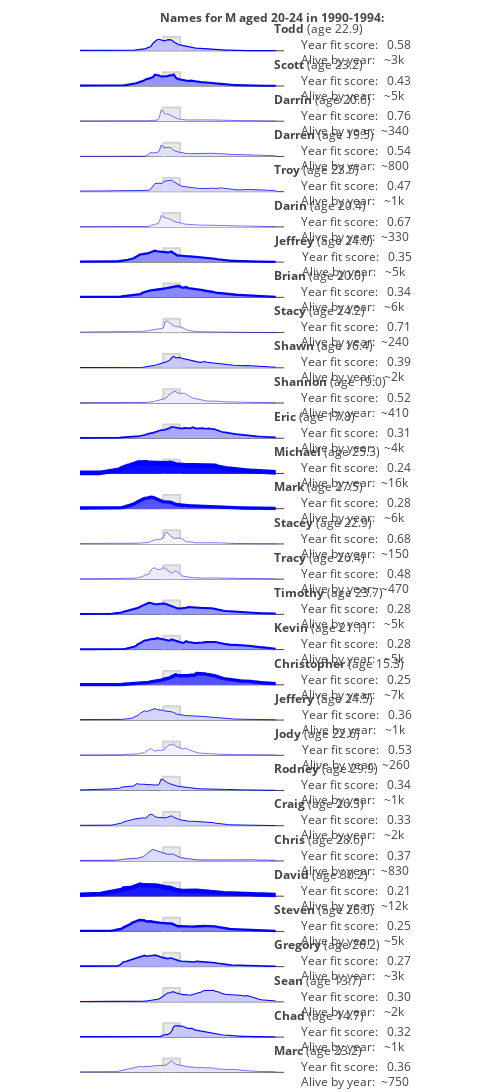

Notebook source saved alongside this figure:
### Code cell
target_range2 = [1990, 4, 20, 4, 'M']

namerange_data = get_era_names(*target_range2)

### Figure 1 — Plotly figure (JSON) as saved in the notebook; plotly's stock layout.template omitted (floating-point values rounded to 4 significant figures; data arrays with more than 128 entries replaced by an {"elided": "..."} marker saying what was removed)
{"data": [{"fill": "toself", "line": {"color": "lightgray"}, "mode": "lines", "type": "scatter", "x": [1966, 1966, 1974, 1974], "xaxis": "x2", "y": [0, 18420.0, 18420.0, 0], "yaxis": "y2"}, {"fill": "tozeroy", "fillcolor": "rgb(192.46218776691023,192.46218776691023,255)", "line": {"color": "blue", "width": 1.226}, "mode": "lines", "name": "Todd", "type": "scatter", "x": {"elided": "170 int values"}, "xaxis": "x2", "y": {"elided": "141 int values"}, "yaxis": "y2"}, {"fill": "toself", "line": {"color": "lightgray"}, "mode": "lines", "type": "scatter", "x": [1966, 1966, 1974, 1974], "xaxis": "x3", "y": [0, 37104, 37104, 0], "yaxis": "y3"}, {"fill": "tozeroy", "fillcolor": "rgb(149.2647505113304,149.2647505113304,255)", "line": {"color": "blue", "width": 2.073}, "mode": "lines", "name": "Scott", "type": "scatter", "x": {"elided": "170 int values"}, "xaxis": "x3", "y": {"elided": "141 int values"}, "yaxis": "y3"}, {"fill": "toself", "line": {"color": "lightgray"}, "mode": "lines", "type": "scatter", "x": [1966, 1966, 1974, 1974], "xaxis": "x4", "y": [0, 3908.0, 3908.0, 0], "yaxis": "y4"}, {"fill": "tozeroy", "fillcolor": "rgb(235.44969669979668,235.44969669979668,255)", "line": {"color": "blue", "width": 0.5}, "mode": "lines", "name": "Darrin", "type": "scatter", "x": {"elided": "170 int values"}, "xaxis": "x4", "y": {"elided": "141 int values"}, "yaxis": "y4"}, {"fill": "toself", "line": {"color": "lightgray"}, "mode": "lines", "type": "scatter", "x": [1966, 1966, 1974, 1974], "xaxis": "x5", "y": [0, 7122, 7122, 0], "yaxis": "y5"}, {"fill": "tozeroy", "fillcolor": "rgb(224.33762979013318,224.33762979013318,255)", "line": {"color": "blue", "width": 0.6012}, "mode": "lines", "name": "Darren", "type": "scatter", "x": {"elided": "170 int values"}, "xaxis": "x5", "y": {"elided": "141 int values"}, "yaxis": "y5"}, {"fill": "toself", "line": {"color": "lightgray"}, "mode": "lines", "type": "scatter", "x": [1966, 1966, 1974, 1974], "xaxis": "x6", "y": [0, 10140.0, 10140.0, 0], "yaxis": "y6"}, {"fill": "tozeroy", "fillcolor": "rgb(215.041828243663,215.041828243663,255)", "line": {"color": "blue", "width": 0.7835}, "mode": "lines", "name": "Troy", "type": "scatter", "x": {"elided": "170 int values"}, "xaxis": "x6", "y": {"elided": "141 int values"}, "yaxis": "y6"}, {"fill": "toself", "line": {"color": "lightgray"}, "mode": "lines", "type": "scatter", "x": [1966, 1966, 1974, 1974], "xaxis": "x7", "y": [0, 3138, 3138, 0], "yaxis": "y7"}, {"fill": "tozeroy", "fillcolor": "rgb(238.41773121834314,238.41773121834314,255)", "line": {"color": "blue", "width": 0.5}, "mode": "lines", "name": "Darin", "type": "scatter", "x": {"elided": "170 int values"}, "xaxis": "x7", "y": {"elided": "141 int values"}, "yaxis": "y7"}, {"fill": "toself", "line": {"color": "lightgray"}, "mode": "lines", "type": "scatter", "x": [1966, 1966, 1974, 1974], "xaxis": "x8", "y": [0, 40230.0, 40230.0, 0], "yaxis": "y8"}, {"fill": "tozeroy", "fillcolor": "rgb(142.6466046972527,142.6466046972527,255)", "line": {"color": "blue", "width": 2.203}, "mode": "lines", "name": "Jeffrey", "type": "scatter", "x": {"elided": "170 int values"}, "xaxis": "x8", "y": {"elided": "141 int values"}, "yaxis": "y8"}, {"fill": "toself", "line": {"color": "lightgray"}, "mode": "lines", "type": "scatter", "x": [1966, 1966, 1974, 1974], "xaxis": "x9", "y": [0, 43590.0, 43590.0, 0], "yaxis": "y9"}, {"fill": "tozeroy", "fillcolor": "rgb(135.6876414983276,135.6876414983276,255)", "line": {"color": "blue", "width": 2.339}, "mode": "lines", "name": "Brian", "type": "scatter", "x": {"elided": "170 int values"}, "xaxis": "x9", "y": {"elided": "141 int values"}, "yaxis": "y9"}, {"fill": "toself", "line": {"color": "lightgray"}, "mode": "lines", "type": "scatter", "x": [1966, 1966, 1974, 1974], "xaxis": "x10", "y": [0, 2087.0, 2087.0, 0], "yaxis": "y10"}, {"fill": "tozeroy", "fillcolor": "rgb(242.78861660099426,242.78861660099426,255)", "line": {"color": "blue", "width": 0.5}, "mode": "lines", "name": "Stacy", "type": "scatter", "x": {"elided": "170 int values"}, "xaxis": "x10", "y": {"elided": "141 int values"}, "yaxis": "y10"}, {"fill": "toself", "line": {"color": "lightgray"}, "mode": "lines", "type": "scatter", "x": [1966, 1966, 1974, 1974], "xaxis": "x11", "y": [0, 15396, 15396, 0], "yaxis": "y11"}, {"fill": "tozeroy", "fillcolor": "rgb(200.334896751298,200.334896751298,255)", "line": {"color": "blue", "width": 1.072}, "mode": "lines", "name": "Shawn", "type": "scatter", "x": {"elided": "170 int values"}, "xaxis": "x11", "y": {"elided": "141 int values"}, "yaxis": "y11"}, {"fill": "toself", "line": {"color": "lightgray"}, "mode": "lines", "type": "scatter", "x": [1966, 1966, 1974, 1974], "xaxis": "x12", "y": [0, 3617.0, 3617.0, 0], "yaxis": "y12"}, {"fill": "tozeroy", "fillcolor": "rgb(236.55419486238455,236.55419486238455,255)", "line": {"color": "blue", "width": 0.5}, "mode": "lines", "name": "Shannon", "type": "scatter", "x": {"elided": "170 int values"}, "xaxis": "x12", "y": {"elided": "141 int values"}, "yaxis": "y12"}, {"fill": "toself", "line": {"color": "lightgray"}, "mode": "lines", "type": "scatter", "x": [1966, 1966, 1974, 1974], "xaxis": "x13", "y": [0, 28280.0, 28280.0, 0], "yaxis": "y13"}, {"fill": "tozeroy", "fillcolor": "rgb(168.742662686638,168.742662686638,255)", "line": {"color": "blue", "width": 1.691}, "mode": "lines", "name": "Eric", "type": "scatter", "x": {"elided": "170 int values"}, "xaxis": "x13", "y": {"elided": "141 int values"}, "yaxis": "y13"}, {"fill": "toself", "line": {"color": "lightgray"}, "mode": "lines", "type": "scatter", "x": [1966, 1966, 1974, 1974], "xaxis": "x14", "y": [0, 111300.0, 111300.0, 0], "yaxis": "y14"}, {"fill": "tozeroy", "fillcolor": "rgb(14.057605721940263,14.057605721940263,255)", "line": {"color": "blue", "width": 4.724}, "mode": "lines", "name": "Michael", "type": "scatter", "x": {"elided": "170 int values"}, "xaxis": "x14", "y": {"elided": "141 int values"}, "yaxis": "y14"}, {"fill": "toself", "line": {"color": "lightgray"}, "mode": "lines", "type": "scatter", "x": [1966, 1966, 1974, 1974], "xaxis": "x15", "y": [0, 70480.0, 70480.0, 0], "yaxis": "y15"}, {"fill": "tozeroy", "fillcolor": "rgb(83.92335404945212,83.92335404945212,255)", "line": {"color": "blue", "width": 3.354}, "mode": "lines", "name": "Mark", "type": "scatter", "x": {"elided": "170 int values"}, "xaxis": "x15", "y": {"elided": "141 int values"}, "yaxis": "y15"}, {"fill": "toself", "line": {"color": "lightgray"}, "mode": "lines", "type": "scatter", "x": [1966, 1966, 1974, 1974], "xaxis": "x16", "y": [0, 1288.0, 1288.0, 0], "yaxis": "y16"}, {"fill": "tozeroy", "fillcolor": "rgb(246.49860937204292,246.49860937204292,255)", "line": {"color": "blue", "width": 0.5}, "mode": "lines", "name": "Stacey", "type": "scatter", "x": {"elided": "170 int values"}, "xaxis": "x16", "y": {"elided": "141 int values"}, "yaxis": "y16"}, {"fill": "toself", "line": {"color": "lightgray"}, "mode": "lines", "type": "scatter", "x": [1966, 1966, 1974, 1974], "xaxis": "x17", "y": [0, 4054.0, 4054.0, 0], "yaxis": "y17"}, {"fill": "tozeroy", "fillcolor": "rgb(234.9074566332691,234.9074566332691,255)", "line": {"color": "blue", "width": 0.5}, "mode": "lines", "name": "Tracy", "type": "scatter", "x": {"elided": "170 int values"}, "xaxis": "x17", "y": {"elided": "141 int values"}, "yaxis": "y17"}, {"fill": "toself", "line": {"color": "lightgray"}, "mode": "lines", "type": "scatter", "x": [1966, 1966, 1974, 1974], "xaxis": "x18", "y": [0, 36900, 36900, 0], "yaxis": "y18"}, {"fill": "tozeroy", "fillcolor": "rgb(149.70105486728482,149.70105486728482,255)", "line": {"color": "blue", "width": 2.065}, "mode": "lines", "name": "Timothy", "type": "scatter", "x": {"elided": "170 int values"}, "xaxis": "x18", "y": {"elided": "141 int values"}, "yaxis": "y18"}, {"fill": "toself", "line": {"color": "lightgray"}, "mode": "lines", "type": "scatter", "x": [1966, 1966, 1974, 1974], "xaxis": "x19", "y": [0, 36740.0, 36740.0, 0], "yaxis": "y19"}, {"fill": "tozeroy", "fillcolor": "rgb(150.03767731982916,150.03767731982916,255)", "line": {"color": "blue", "width": 2.058}, "mode": "lines", "name": "Kevin", "type": "scatter", "x": {"elided": "170 int values"}, "xaxis": "x19", "y": {"elided": "141 int values"}, "yaxis": "y19"}, {"fill": "toself", "line": {"color": "lightgray"}, "mode": "lines", "type": "scatter", "x": [1966, 1966, 1974, 1974], "xaxis": "x20", "y": [0, 72040.0, 72040.0, 0], "yaxis": "y20"}, {"fill": "tozeroy", "fillcolor": "rgb(81.08890493998996,81.08890493998996,255)", "line": {"color": "blue", "width": 3.41}, "mode": "lines", "name": "Christopher", "type": "scatter", "x": {"elided": "170 int values"}, "xaxis": "x20", "y": {"elided": "141 int values"}, "yaxis": "y20"}, {"fill": "toself", "line": {"color": "lightgray"}, "mode": "lines", "type": "scatter", "x": [1966, 1966, 1974, 1974], "xaxis": "x21", "y": [0, 11130.0, 11130.0, 0], "yaxis": "y21"}, {"fill": "tozeroy", "fillcolor": "rgb(212.13915435670475,212.13915435670475,255)", "line": {"color": "blue", "width": 0.8404}, "mode": "lines", "name": "Jeffery", "type": "scatter", "x": {"elided": "170 int values"}, "xaxis": "x21", "y": {"elided": "141 int values"}, "yaxis": "y21"}, {"fill": "toself", "line": {"color": "lightgray"}, "mode": "lines", "type": "scatter", "x": [1966, 1966, 1974, 1974], "xaxis": "x22", "y": [0, 2045.0, 2045.0, 0], "yaxis": "y22"}, {"fill": "tozeroy", "fillcolor": "rgb(242.9734136658298,242.9734136658298,255)", "line": {"color": "blue", "width": 0.5}, "mode": "lines", "name": "Jody", "type": "scatter", "x": {"elided": "170 int values"}, "xaxis": "x22", "y": {"elided": "141 int values"}, "yaxis": "y22"}, {"fill": "toself", "line": {"color": "lightgray"}, "mode": "lines", "type": "scatter", "x": [1966, 1966, 1974, 1974], "xaxis": "x23", "y": [0, 13300.0, 13300.0, 0], "yaxis": "y23"}, {"fill": "tozeroy", "fillcolor": "rgb(206.01837598051657,206.01837598051657,255)", "line": {"color": "blue", "width": 0.9604}, "mode": "lines", "name": "Rodney", "type": "scatter", "x": {"elided": "170 int values"}, "xaxis": "x23", "y": {"elided": "141 int values"}, "yaxis": "y23"}, {"fill": "toself", "line": {"color": "lightgray"}, "mode": "lines", "type": "scatter", "x": [1966, 1966, 1974, 1974], "xaxis": "x24", "y": [0, 12860.0, 12860.0, 0], "yaxis": "y24"}, {"fill": "tozeroy", "fillcolor": "rgb(207.22992934584755,207.22992934584755,255)", "line": {"color": "blue", "width": 0.9367}, "mode": "lines", "name": "Craig", "type": "scatter", "x": {"elided": "170 int values"}, "xaxis": "x24", "y": {"elided": "141 int values"}, "yaxis": "y24"}, {"fill": "toself", "line": {"color": "lightgray"}, "mode": "lines", "type": "scatter", "x": [1966, 1966, 1974, 1974], "xaxis": "x25", "y": [0, 8650.0, 8650.0, 0], "yaxis": "y25"}, {"fill": "tozeroy", "fillcolor": "rgb(219.5267267798409,219.5267267798409,255)", "line": {"color": "blue", "width": 0.6956}, "mode": "lines", "name": "Chris", "type": "scatter", "x": {"elided": "170 int values"}, "xaxis": "x25", "y": {"elided": "141 int values"}, "yaxis": "y25"}, {"fill": "toself", "line": {"color": "lightgray"}, "mode": "lines", "type": "scatter", "x": [1966, 1966, 1974, 1974], "xaxis": "x26", "y": [0, 103600.0, 103600.0, 0], "yaxis": "y26"}, {"fill": "tozeroy", "fillcolor": "rgb(26.63209161184136,26.63209161184136,255)", "line": {"color": "blue", "width": 4.478}, "mode": "lines", "name": "David", "type": "scatter", "x": {"elided": "170 int values"}, "xaxis": "x26", "y": {"elided": "141 int values"}, "yaxis": "y26"}, {"fill": "toself", "line": {"color": "lightgray"}, "mode": "lines", "type": "scatter", "x": [1966, 1966, 1974, 1974], "xaxis": "x27", "y": [0, 46070.0, 46070.0, 0], "yaxis": "y27"}, {"fill": "tozeroy", "fillcolor": "rgb(130.6309694797253,130.6309694797253,255)", "line": {"color": "blue", "width": 2.439}, "mode": "lines", "name": "Steven", "type": "scatter", "x": {"elided": "170 int values"}, "xaxis": "x27", "y": {"elided": "141 int values"}, "yaxis": "y27"}, {"fill": "toself", "line": {"color": "lightgray"}, "mode": "lines", "type": "scatter", "x": [1966, 1966, 1974, 1974], "xaxis": "x28", "y": [0, 26350.0, 26350.0, 0], "yaxis": "y28"}, {"fill": "tozeroy", "fillcolor": "rgb(173.20069768913908,173.20069768913908,255)", "line": {"color": "blue", "width": 1.604}, "mode": "lines", "name": "Gregory", "type": "scatter", "x": {"elided": "170 int values"}, "xaxis": "x28", "y": {"elided": "141 int values"}, "yaxis": "y28"}, {"fill": "toself", "line": {"color": "lightgray"}, "mode": "lines", "type": "scatter", "x": [1966, 1966, 1974, 1974], "xaxis": "x29", "y": [0, 14420.0, 14420.0, 0], "yaxis": "y29"}, {"fill": "tozeroy", "fillcolor": "rgb(202.95726401410104,202.95726401410104,255)", "line": {"color": "blue", "width": 1.02}, "mode": "lines", "name": "Sean", "type": "scatter", "x": {"elided": "170 int values"}, "xaxis": "x29", "y": {"elided": "141 int values"}, "yaxis": "y29"}, {"fill": "toself", "line": {"color": "lightgray"}, "mode": "lines", "type": "scatter", "x": [1966, 1966, 1974, 1974], "xaxis": "x30", "y": [0, 16080.0, 16080.0, 0], "yaxis": "y30"}, {"fill": "tozeroy", "fillcolor": "rgb(198.52653037873395,198.52653037873395,255)", "line": {"color": "blue", "width": 1.107}, "mode": "lines", "name": "Chad", "type": "scatter", "x": {"elided": "170 int values"}, "xaxis": "x30", "y": {"elided": "141 int values"}, "yaxis": "y30"}, {"fill": "toself", "line": {"color": "lightgray"}, "mode": "lines", "type": "scatter", "x": [1966, 1966, 1974, 1974], "xaxis": "x31", "y": [0, 6016.0, 6016.0, 0], "yaxis": "y31"}, {"fill": "tozeroy", "fillcolor": "rgb(227.98447206548678,227.98447206548678,255)", "line": {"color": "blue", "width": 0.5297}, "mode": "lines", "name": "Marc", "type": "scatter", "x": {"elided": "170 int values"}, "xaxis": "x31", "y": {"elided": "141 int values"}, "yaxis": "y31"}], "layout": {"annotations": [{"align": "left", "showarrow": false, "text": "<b>Todd</b> (age 22.9)<br>         Year fit score:   0.58<br>         Alive by year:   ~3k", "width": 200, "x": 2019, "xref": "x2", "xshift": 100, "y": 8443.0, "yref": "y2"}, {"align": "left", "showarrow": false, "text": "<b>Scott</b> (age 23.2)<br>         Year fit score:   0.43<br>         Alive by year:   ~5k", "width": 200, "x": 2019, "xref": "x3", "xshift": 100, "y": 17006, "yref": "y3"}, {"align": "left", "showarrow": false, "text": "<b>Darrin</b> (age 20.6)<br>         Year fit score:   0.76<br>         Alive by year:  ~340", "width": 200, "x": 2019, "xref": "x4", "xshift": 100, "y": 1791.0, "yref": "y4"}, {"align": "left", "showarrow": false, "text": "<b>Darren</b> (age 19.5)<br>         Year fit score:   0.54<br>         Alive by year:  ~800", "width": 200, "x": 2019, "xref": "x5", "xshift": 100, "y": 3264.0, "yref": "y5"}, {"align": "left", "showarrow": false, "text": "<b>Troy</b> (age 23.5)<br>         Year fit score:   0.47<br>         Alive by year:   ~1k", "width": 200, "x": 2019, "xref": "x6", "xshift": 100, "y": 4646.0, "yref": "y6"}, {"align": "left", "showarrow": false, "text": "<b>Darin</b> (age 20.4)<br>         Year fit score:   0.67<br>         Alive by year:  ~330", "width": 200, "x": 2019, "xref": "x7", "xshift": 100, "y": 1438.0, "yref": "y7"}, {"align": "left", "showarrow": false, "text": "<b>Jeffrey</b> (age 24.0)<br>         Year fit score:   0.35<br>         Alive by year:   ~5k", "width": 200, "x": 2019, "xref": "x8", "xshift": 100, "y": 18440.0, "yref": "y8"}, {"align": "left", "showarrow": false, "text": "<b>Brian</b> (age 20.0)<br>         Year fit score:   0.34<br>         Alive by year:   ~6k", "width": 200, "x": 2019, "xref": "x9", "xshift": 100, "y": 19980.0, "yref": "y9"}, {"align": "left", "showarrow": false, "text": "<b>Stacy</b> (age 24.2)<br>         Year fit score:   0.71<br>         Alive by year:  ~240", "width": 200, "x": 2019, "xref": "x10", "xshift": 100, "y": 956.5, "yref": "y10"}, {"align": "left", "showarrow": false, "text": "<b>Shawn</b> (age 16.4)<br>         Year fit score:   0.39<br>         Alive by year:   ~2k", "width": 200, "x": 2019, "xref": "x11", "xshift": 100, "y": 7057.0, "yref": "y11"}, {"align": "left", "showarrow": false, "text": "<b>Shannon</b> (age 19.0)<br>         Year fit score:   0.52<br>         Alive by year:  ~410", "width": 200, "x": 2019, "xref": "x12", "xshift": 100, "y": 1658.0, "yref": "y12"}, {"align": "left", "showarrow": false, "text": "<b>Eric</b> (age 17.8)<br>         Year fit score:   0.31<br>         Alive by year:   ~4k", "width": 200, "x": 2019, "xref": "x13", "xshift": 100, "y": 12960.0, "yref": "y13"}, {"align": "left", "showarrow": false, "text": "<b>Michael</b> (age 25.3)<br>         Year fit score:   0.24<br>         Alive by year:  ~16k", "width": 200, "x": 2019, "xref": "x14", "xshift": 100, "y": 50990.0, "yref": "y14"}, {"align": "left", "showarrow": false, "text": "<b>Mark</b> (age 27.5)<br>         Year fit score:   0.28<br>         Alive by year:   ~6k", "width": 200, "x": 2019, "xref": "x15", "xshift": 100, "y": 32300.0, "yref": "y15"}, {"align": "left", "showarrow": false, "text": "<b>Stacey</b> (age 22.9)<br>         Year fit score:   0.68<br>         Alive by year:  ~150", "width": 200, "x": 2019, "xref": "x16", "xshift": 100, "y": 590.2, "yref": "y16"}, {"align": "left", "showarrow": false, "text": "<b>Tracy</b> (age 26.4)<br>         Year fit score:   0.48<br>         Alive by year:  ~470", "width": 200, "x": 2019, "xref": "x17", "xshift": 100, "y": 1858.0, "yref": "y17"}, {"align": "left", "showarrow": false, "text": "<b>Timothy</b> (age 23.7)<br>         Year fit score:   0.28<br>         Alive by year:   ~5k", "width": 200, "x": 2019, "xref": "x18", "xshift": 100, "y": 16910.0, "yref": "y18"}, {"align": "left", "showarrow": false, "text": "<b>Kevin</b> (age 21.1)<br>         Year fit score:   0.28<br>         Alive by year:   ~5k", "width": 200, "x": 2019, "xref": "x19", "xshift": 100, "y": 16840.0, "yref": "y19"}, {"align": "left", "showarrow": false, "text": "<b>Christopher</b> (age 15.3)<br>         Year fit score:   0.25<br>         Alive by year:   ~7k", "width": 200, "x": 2019, "xref": "x20", "xshift": 100, "y": 33020.0, "yref": "y20"}, {"align": "left", "showarrow": false, "text": "<b>Jeffery</b> (age 24.5)<br>         Year fit score:   0.36<br>         Alive by year:   ~1k", "width": 200, "x": 2019, "xref": "x21", "xshift": 100, "y": 5102.0, "yref": "y21"}, {"align": "left", "showarrow": false, "text": "<b>Jody</b> (age 22.6)<br>         Year fit score:   0.53<br>         Alive by year:  ~260", "width": 200, "x": 2019, "xref": "x22", "xshift": 100, "y": 937.2, "yref": "y22"}, {"align": "left", "showarrow": false, "text": "<b>Rodney</b> (age 29.9)<br>         Year fit score:   0.34<br>         Alive by year:   ~1k", "width": 200, "x": 2019, "xref": "x23", "xshift": 100, "y": 6096.0, "yref": "y23"}, {"align": "left", "showarrow": false, "text": "<b>Craig</b> (age 26.3)<br>         Year fit score:   0.33<br>         Alive by year:   ~2k", "width": 200, "x": 2019, "xref": "x24", "xshift": 100, "y": 5895.0, "yref": "y24"}, {"align": "left", "showarrow": false, "text": "<b>Chris</b> (age 28.6)<br>         Year fit score:   0.37<br>         Alive by year:  ~830", "width": 200, "x": 2019, "xref": "x25", "xshift": 100, "y": 3964.0, "yref": "y25"}, {"align": "left", "showarrow": false, "text": "<b>David</b> (age 30.2)<br>         Year fit score:   0.21<br>         Alive by year:  ~12k", "width": 200, "x": 2019, "xref": "x26", "xshift": 100, "y": 47480.0, "yref": "y26"}, {"align": "left", "showarrow": false, "text": "<b>Steven</b> (age 26.0)<br>         Year fit score:   0.25<br>         Alive by year:   ~5k", "width": 200, "x": 2019, "xref": "x27", "xshift": 100, "y": 21120.0, "yref": "y27"}, {"align": "left", "showarrow": false, "text": "<b>Gregory</b> (age 26.2)<br>         Year fit score:   0.27<br>         Alive by year:   ~3k", "width": 200, "x": 2019, "xref": "x28", "xshift": 100, "y": 12080.0, "yref": "y28"}, {"align": "left", "showarrow": false, "text": "<b>Sean</b> (age 13.7)<br>         Year fit score:   0.30<br>         Alive by year:   ~2k", "width": 200, "x": 2019, "xref": "x29", "xshift": 100, "y": 6609.0, "yref": "y29"}, {"align": "left", "showarrow": false, "text": "<b>Chad</b> (age 14.7)<br>         Year fit score:   0.32<br>         Alive by year:   ~1k", "width": 200, "x": 2019, "xref": "x30", "xshift": 100, "y": 7369.0, "yref": "y30"}, {"align": "left", "showarrow": false, "text": "<b>Marc</b> (age 23.2)<br>         Year fit score:   0.36<br>         Alive by year:  ~750", "width": 200, "x": 2019, "xref": "x31", "xshift": 100, "y": 2757.0, "yref": "y31"}, {"align": "left", "showarrow": false, "text": "<b>Names for M aged 20-24 in 1990-1994:</b>", "x": 1970, "xref": "x", "xshift": 100, "y": 2506.0, "yref": "y"}], "height": 1650.0, "margin": {"b": 0, "t": 0}, "showlegend": false, "width": 500, "xaxis": {"anchor": "y", "domain": [0, 0.6], "matches": "x31", "range": [1926, 2024], "showgrid": false, "showticklabels": false, "ticks": "", "zeroline": false}, "xaxis10": {"anchor": "y10", "domain": [0, 0.6], "matches": "x31", "range": [1926, 2024], "showgrid": false, "showticklabels": false, "ticks": "", "zeroline": false}, "xaxis11": {"anchor": "y11", "domain": [0, 0.6], "matches": "x31", "range": [1926, 2024], "showgrid": false, "showticklabels": false, "ticks": "", "zeroline": false}, "xaxis12": {"anchor": "y12", "domain": [0, 0.6], "matches": "x31", "range": [1926, 2024], "showgrid": false, "showticklabels": false, "ticks": "", "zeroline": false}, "xaxis13": {"anchor": "y13", "domain": [0, 0.6], "matches": "x31", "range": [1926, 2024], "showgrid": false, "showticklabels": false, "ticks": "", "zeroline": false}, "xaxis14": {"anchor": "y14", "domain": [0, 0.6], "matches": "x31", "range": [1926, 2024], "showgrid": false, "showticklabels": false, "ticks": "", "zeroline": false}, "xaxis15": {"anchor": "y15", "domain": [0, 0.6], "matches": "x31", "range": [1926, 2024], "showgrid": false, "showticklabels": false, "ticks": "", "zeroline": false}, "xaxis16": {"anchor": "y16", "domain": [0, 0.6], "matches": "x31", "range": [1926, 2024], "showgrid": false, "showticklabels": false, "ticks": "", "zeroline": false}, "xaxis17": {"anchor": "y17", "domain": [0, 0.6], "matches": "x31", "range": [1926, 2024], "showgrid": false, "showticklabels": false, "ticks": "", "zeroline": false}, "xaxis18": {"anchor": "y18", "domain": [0, 0.6], "matches": "x31", "range": [1926, 2024], "showgrid": false, "showticklabels": false, "ticks": "", "zeroline": false}, "xaxis19": {"anchor": "y19", "domain": [0, 0.6], "matches": "x31", "range": [1926, 2024], "showgrid": false, "showticklabels": false, "ticks": "", "zeroline": false}, "xaxis2": {"anchor": "y2", "domain": [0, 0.6], "matches": "x31", "range": [1926, 2024], "showgrid": false, "showticklabels": false, "ticks": "", "zeroline": false}, "xaxis20": {"anchor": "y20", "domain": [0, 0.6], "matches": "x31", "range": [1926, 2024], "showgrid": false, "showticklabels": false, "ticks": "", "zeroline": false}, "xaxis21": {"anchor": "y21", "domain": [0, 0.6], "matches": "x31", "range": [1926, 2024], "showgrid": false, "showticklabels": false, "ticks": "", "zeroline": false}, "xaxis22": {"anchor": "y22", "domain": [0, 0.6], "matches": "x31", "range": [1926, 2024], "showgrid": false, "showticklabels": false, "ticks": "", "zeroline": false}, "xaxis23": {"anchor": "y23", "domain": [0, 0.6], "matches": "x31", "range": [1926, 2024], "showgrid": false, "showticklabels": false, "ticks": "", "zeroline": false}, "xaxis24": {"anchor": "y24", "domain": [0, 0.6], "matches": "x31", "range": [1926, 2024], "showgrid": false, "showticklabels": false, "ticks": "", "zeroline": false}, "xaxis25": {"anchor": "y25", "domain": [0, 0.6], "matches": "x31", "range": [1926, 2024], "showgrid": false, "showticklabels": false, "ticks": "", "zeroline": false}, "xaxis26": {"anchor": "y26", "domain": [0, 0.6], "matches": "x31", "range": [1926, 2024], "showgrid": false, "showticklabels": false, "ticks": "", "zeroline": false}, "xaxis27": {"anchor": "y27", "domain": [0, 0.6], "matches": "x31", "range": [1926, 2024], "showgrid": false, "showticklabels": false, "ticks": "", "zeroline": false}, "xaxis28": {"anchor": "y28", "domain": [0, 0.6], "matches": "x31", "range": [1926, 2024], "showgrid": false, "showticklabels": false, "ticks": "", "zeroline": false}, "xaxis29": {"anchor": "y29", "domain": [0, 0.6], "matches": "x31", "range": [1926, 2024], "showgrid": false, "showticklabels": false, "ticks": "", "zeroline": false}, "xaxis3": {"anchor": "y3", "domain": [0, 0.6], "matches": "x31", "range": [1926, 2024], "showgrid": false, "showticklabels": false, "ticks": "", "zeroline": false}, "xaxis30": {"anchor": "y30", "domain": [0, 0.6], "matches": "x31", "range": [1926, 2024], "showgrid": false, "showticklabels": false, "ticks": "", "zeroline": false}, "xaxis31": {"anchor": "y31", "domain": [0, 0.6], "range": [1926, 2024], "showgrid": false, "showticklabels": false, "ticks": "", "zeroline": false}, "xaxis4": {"anchor": "y4", "domain": [0, 0.6], "matches": "x31", "range": [1926, 2024], "showgrid": false, "showticklabels": false, "ticks": "", "zeroline": false}, "xaxis5": {"anchor": "y5", "domain": [0, 0.6], "matches": "x31", "range": [1926, 2024], "showgrid": false, "showticklabels": false, "ticks": "", "zeroline": false}, "xaxis6": {"anchor": "y6", "domain": [0, 0.6], "matches": "x31", "range": [1926, 2024], "showgrid": false, "showticklabels": false, "ticks": "", "zeroline": false}, "xaxis7": {"anchor": "y7", "domain": [0, 0.6], "matches": "x31", "range": [1926, 2024], "showgrid": false, "showticklabels": false, "ticks": "", "zeroline": false}, "xaxis8": {"anchor": "y8", "domain": [0, 0.6], "matches": "x31", "range": [1926, 2024], "showgrid": false, "showticklabels": false, "ticks": "", "zeroline": false}, "xaxis9": {"anchor": "y9", "domain": [0, 0.6], "matches": "x31", "range": [1926, 2024], "showgrid": false, "showticklabels": false, "ticks": "", "zeroline": false}, "yaxis": {"anchor": "x", "domain": [0.9677, 1.0], "showgrid": false, "showticklabels": false, "ticks": ""}, "yaxis10": {"anchor": "x10", "domain": [0.6774, 0.7097], "showgrid": false, "showticklabels": false, "ticks": ""}, "yaxis11": {"anchor": "x11", "domain": [0.6452, 0.6774], "showgrid": false, "showticklabels": false, "ticks": ""}, "yaxis12": {"anchor": "x12", "domain": [0.6129, 0.6452], "showgrid": false, "showticklabels": false, "ticks": ""}, "yaxis13": {"anchor": "x13", "domain": [0.5806, 0.6129], "showgrid": false, "showticklabels": false, "ticks": ""}, "yaxis14": {"anchor": "x14", "domain": [0.5484, 0.5806], "showgrid": false, "showticklabels": false, "ticks": ""}, "yaxis15": {"anchor": "x15", "domain": [0.5161, 0.5484], "showgrid": false, "showticklabels": false, "ticks": ""}, "yaxis16": {"anchor": "x16", "domain": [0.4839, 0.5161], "showgrid": false, "showticklabels": false, "ticks": ""}, "yaxis17": {"anchor": "x17", "domain": [0.4516, 0.4839], "showgrid": false, "showticklabels": false, "ticks": ""}, "yaxis18": {"anchor": "x18", "domain": [0.4194, 0.4516], "showgrid": false, "showticklabels": false, "ticks": ""}, "yaxis19": {"anchor": "x19", "domain": [0.3871, 0.4194], "showgrid": false, "showticklabels": false, "ticks": ""}, "yaxis2": {"anchor": "x2", "domain": [0.9355, 0.9677], "showgrid": false, "showticklabels": false, "ticks": ""}, "yaxis20": {"anchor": "x20", "domain": [0.3548, 0.3871], "showgrid": false, "showticklabels": false, "ticks": ""}, "yaxis21": {"anchor": "x21", "domain": [0.3226, 0.3548], "showgrid": false, "showticklabels": false, "ticks": ""}, "yaxis22": {"anchor": "x22", "domain": [0.2903, 0.3226], "showgrid": false, "showticklabels": false, "ticks": ""}, "yaxis23": {"anchor": "x23", "domain": [0.2581, 0.2903], "showgrid": false, "showticklabels": false, "ticks": ""}, "yaxis24": {"anchor": "x24", "domain": [0.2258, 0.2581], "showgrid": false, "showticklabels": false, "ticks": ""}, "yaxis25": {"anchor": "x25", "domain": [0.1935, 0.2258], "showgrid": false, "showticklabels": false, "ticks": ""}, "yaxis26": {"anchor": "x26", "domain": [0.1613, 0.1935], "showgrid": false, "showticklabels": false, "ticks": ""}, "yaxis27": {"anchor": "x27", "domain": [0.129, 0.1613], "showgrid": false, "showticklabels": false, "ticks": ""}, "yaxis28": {"anchor": "x28", "domain": [0.09677, 0.129], "showgrid": false, "showticklabels": false, "ticks": ""}, "yaxis29": {"anchor": "x29", "domain": [0.06452, 0.09677], "showgrid": false, "showticklabels": false, "ticks": ""}, "yaxis3": {"anchor": "x3", "domain": [0.9032, 0.9355], "showgrid": false, "showticklabels": false, "ticks": ""}, "yaxis30": {"anchor": "x30", "domain": [0.03226, 0.06452], "showgrid": false, "showticklabels": false, "ticks": ""}, "yaxis31": {"anchor": "x31", "domain": [0, 0.03226], "showgrid": false, "showticklabels": false, "ticks": ""}, "yaxis4": {"anchor": "x4", "domain": [0.871, 0.9032], "showgrid": false, "showticklabels": false, "ticks": ""}, "yaxis5": {"anchor": "x5", "domain": [0.8387, 0.871], "showgrid": false, "showticklabels": false, "ticks": ""}, "yaxis6": {"anchor": "x6", "domain": [0.8065, 0.8387], "showgrid": false, "showticklabels": false, "ticks": ""}, "yaxis7": {"anchor": "x7", "domain": [0.7742, 0.8065], "showgrid": false, "showticklabels": false, "ticks": ""}, "yaxis8": {"anchor": "x8", "domain": [0.7419, 0.7742], "showgrid": false, "showticklabels": false, "ticks": ""}, "yaxis9": {"anchor": "x9", "domain": [0.7097, 0.7419], "showgrid": false, "showticklabels": false, "ticks": ""}}}
